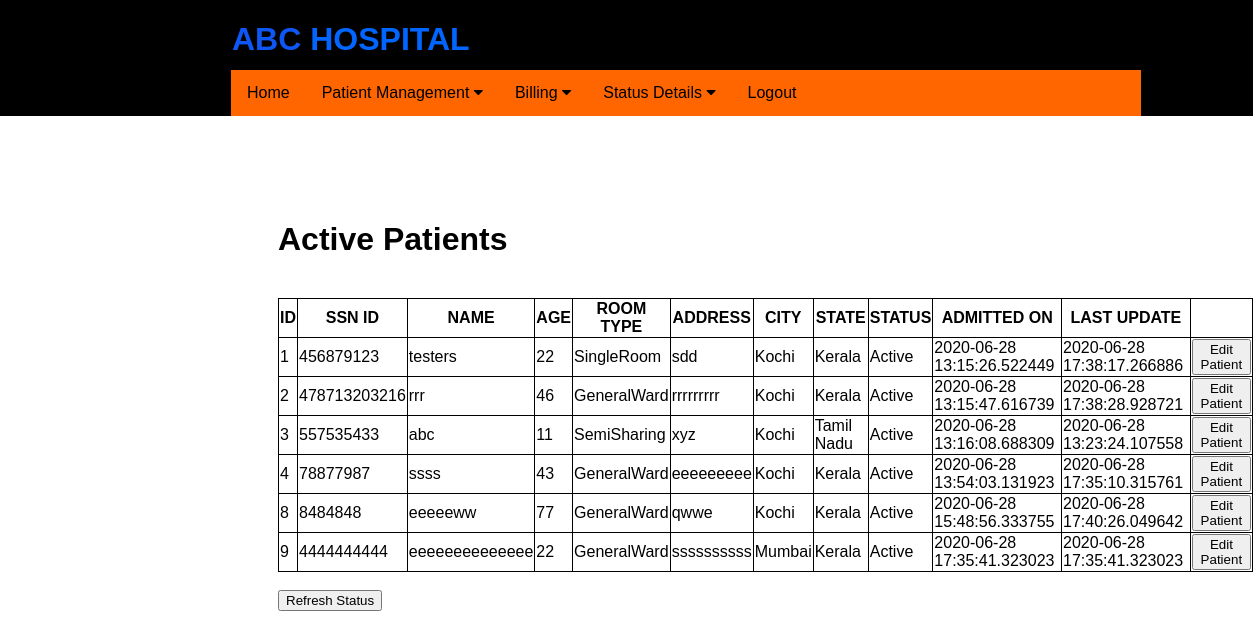
The page /patientscreen (signed in) on the database as committed earlier.
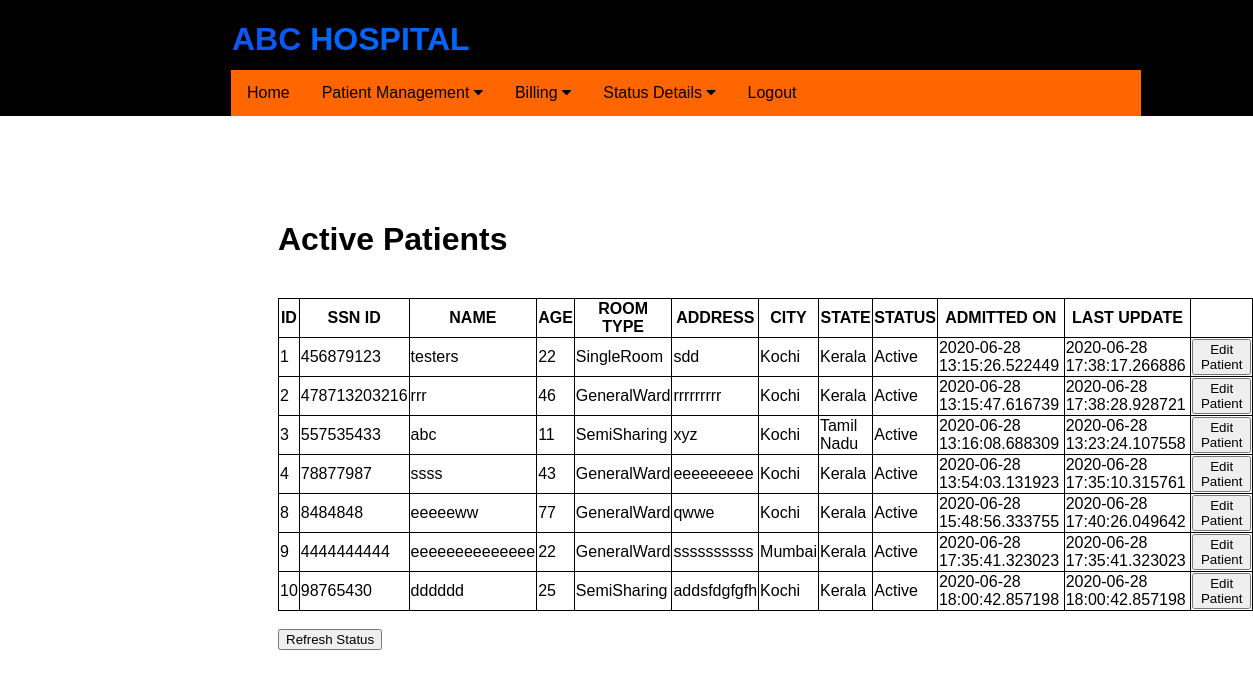
The same page on the database as committed later.
### application/routes.py (models this page shows)
class Patients(db.Model):
    __tablename__ = 'patients'
    id = db.Column(db.Integer, primary_key=True)
    ssn_id = db.Column(db.Integer)
    pname = db.Column(db.String(20), nullable=False)
    age = db.Column(db.Integer)
    date = db.Column(db.DateTime, default=datetime.now)
    ldate = db.Column(db.DateTime, default=datetime.now)
    tbed = db.Column(db.String(10))
    address = db.Column(db.String(20))
    city = db.Column(db.String(20))
    state = db.Column(db.String(20))
    status = db.Column(db.String(20))
    children = relationship("Medicines")
    children1 = relationship("Diagnostics")

### application/routes.py (the view)
@app.route('/patientscreen')
def patientscreen():
    if 'username' in session:
        pts = Patients.query.filter_by( status = 'Active' )
        print("ptsss",pts)
        if not pts:
            flash('All Patients Discharged')
            return redirect( url_for('update_patient') )
        else:
            print("inside else")
            return render_template('patientscreen.html', pts = pts)
    else:
        flash('You have been logged out. Please login again')
        return redirect( url_for('login') )

### application/templates/patientscreen.html (shortened to what this page needs)
{% extends "layout.html" %}
{% block content %}
<div class="status">
    <h1>Active Patients</h1><br>
    <table border="1">
        <tr>
            <th>ID</th>
            <th>SSN ID</th>
            <th>NAME</th>
            <th>AGE</th>
            <th>ROOM TYPE</th>
            <th>ADDRESS</th>
            <th>CITY</th>
            <th>STATE</th>
            <th>STATUS</th>
            <th>ADMITTED ON</th>
            <th>LAST UPDATE</th>
            <th></th>
        </tr>
        {% for update in pts %}
        <tr>
            <td> {{ update.id }} </td>
            <td> {{ update.ssn_id }} </td>
            <td> {{ update.pname }} </td>
            <td> {{ update.age }} </td>
            <td> {{ update.tbed }} </td>
            <td> {{ update.address }}</td>
            <td> {{ update.city }} </td>
            <td> {{ update.state }} </td>
            <td> {{ update.status }} </td>
            <td> {{ update.date }} </td>
            <td> {{ update.ldate }} </td>
            <td> <button type="button"  onclick="window.location='editpatientdetail/{{ update.id }}'"> Edit Patient </button> </td>
        </tr>
        {% else %}
                <h3>No Active Patients!</h3>
        {% endfor %}
    </table>
    <br>
    <form action="{{ url_for('patientscreen') }}">
    <button type="submit" value="Refresh the list">Refresh Status</button>
    </form>
</div>
{% endblock %}

### application/templates/layout.html (shortened to what this page needs)
<!DOCTYPE html>
<html>
<head>
    <link rel="stylesheet" href="https://cdnjs.cloudflare.com/ajax/libs/font-awesome/4.7.0/css/font-awesome.min.css">
    <link rel="stylesheet" href="{{ url_for('static', filename='css/main.css') }}">
</head>
<body>
    {% include "includes/header.html" %}
    {% block content %} {% endblock %}
</body>
</html>

### application/templates/includes/header.html (shortened to what this page needs)
<header>
    <div class="heading">
        <h1 id="logo" style="color: rgb(14, 87, 245); display: inline-flex;">ABC&nbsp;
            <div style="color: rgb(0, 102, 255); display: inline-flex;">HOSPITAL</div>
        </h1>
    </div>
    <div class="links">
        <nav class="navbar">
            <div class="home"><a href="{{ url_for('home') }}">Home</a></div>
            <div class="dropdown">
                <button class="dropbtn">Patient Management
                    <i class="fa fa-caret-down"></i>
                </button>
            </div>
            <div class="dropdown">
                <button class="dropbtn">Billing
                    <i class="fa fa-caret-down"></i>
                </button>
            </div>
            <div class="dropdown">
                <button class="dropbtn">Status Details
                    <i class="fa fa-caret-down"></i>
                </button>
            </div>
            <div class="logout"><a href="{{ url_for('logout') }}">Logout</a></div>
        </nav>
    </div>
</header>

### application/css/main.css (style rules this page uses)
header { background-color: black; height: 116px; position: absolute; top: 0; left: 0; width: 100%; }
html { overflow-y: scroll; overflow-x: hidden; }
body { font-family: Arial, Helvetica, sans-serif; height: 100%; display: flex; flex-direction: column; }
#logo { color: rgb(7, 162, 252); display: inline-flex; position: absolute; left: 232px; }
.navbar { overflow: hidden; background-color: rgb(255, 102, 0); }
.navbar a { float: left; font-size: 16px; color: black; text-align: center; padding: 14px 16px; text-decoration: none; }
.dropdown { float: left; overflow: hidden; }
.dropdown .dropbtn { font-size: 16px; border: none; outline: none; color: black; padding: 14px 16px; background-color: inherit; font-family: inherit; margin: 0; }
.links { width: 910px; position: absolute; left: 231px; top: 70px; }
table, th, td { border: 1px solid black; border-collapse: collapse; }
.status { position: absolute; top: 200px; left: 278px; }

Rows that differ between the two databases and show on the page:
added Patients: id "10", ssn_id "98765430", pname "dddddd", age "25", tbed "SemiSharing", address "addsfdgfgfh", city "Kochi", state "Kerala", status "Active", date "2020-06-28 18:00:42.857198", ldate "2020-06-28 18:00:42.857198"
